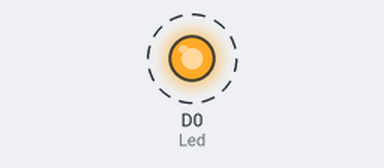
Bench run of a sketch on a simulated ESP8266 (NodeMCU). Shown: output pins drawn as LEDs (lit = HIGH). Dashed ring = blinking.

Above: at 0.2 s.
Timing chart, 0 to 3.0 s (numbered marks = the images above):
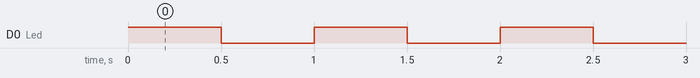

Measured:
- by itself, D0 (Led): alternates HIGH for 0.50 s and LOW for 0.50 s

The sketch:

21-6-LED.ino
```cpp
#define Led D0

// pinMode(Port, Mode)
// digitalWrite(Port, State)
// State -> High(1), Low(0)
// Delay(time) -> Sleep for time ms.

void setup() {
  pinMode(Led, OUTPUT);
}

void loop() {
  digitalWrite(Led, 1);
  delay(500);
  digitalWrite(Led, 0);
  delay(500);
}
```
